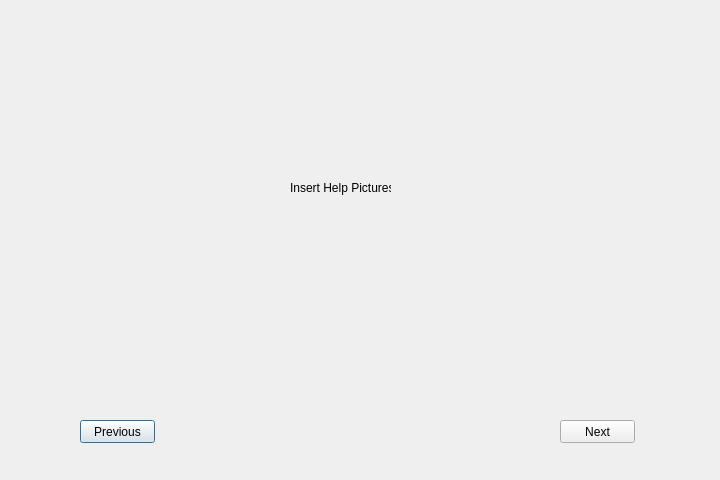
<?xml version="1.0" encoding="UTF-8"?>
<ui version="4.0">
 <class>Help</class>
 <widget class="QDialog" name="Help">
  <property name="geometry">
   <rect>
    <x>0</x>
    <y>0</y>
    <width>720</width>
    <height>480</height>
   </rect>
  </property>
  <property name="windowTitle">
   <string>Dialog</string>
  </property>
  <widget class="QPushButton" name="pushButton">
   <property name="geometry">
    <rect>
     <x>80</x>
     <y>420</y>
     <width>75</width>
     <height>23</height>
    </rect>
   </property>
   <property name="text">
    <string>Previous</string>
   </property>
  </widget>
  <widget class="QPushButton" name="pushButton_2">
   <property name="geometry">
    <rect>
     <x>560</x>
     <y>420</y>
     <width>75</width>
     <height>23</height>
    </rect>
   </property>
   <property name="text">
    <string>Next</string>
   </property>
  </widget>
  <widget class="QLabel" name="label">
   <property name="geometry">
    <rect>
     <x>290</x>
     <y>180</y>
     <width>101</width>
     <height>16</height>
    </rect>
   </property>
   <property name="text">
    <string>Insert Help Pictures</string>
   </property>
  </widget>
 </widget>
 <resources/>
 <connections/>
</ui>
